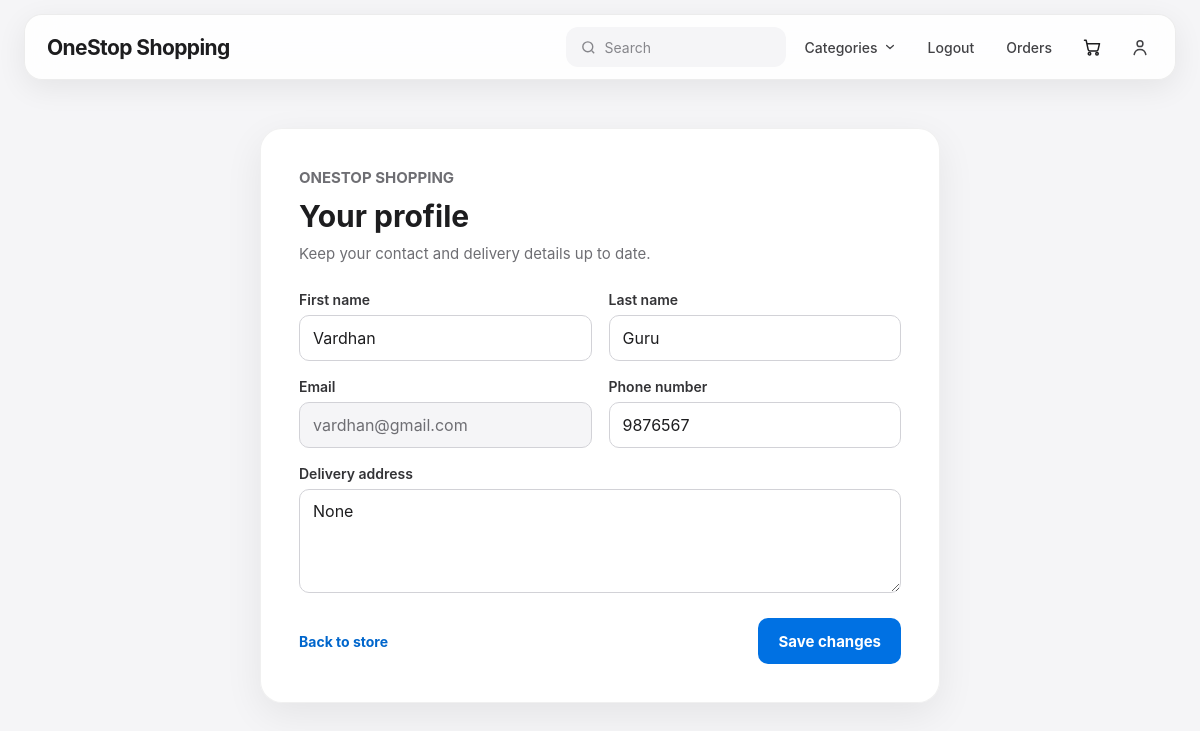
The page /accounts/profile/ (signed in) on the database its author committed.
### accounts/models.py (models this page shows)
class User(AbstractUser):
    phone_number = models.CharField(max_length=15, blank=True)
    address = models.TextField(blank=True, null=True)
    seller_or_not = models.BooleanField(default=False)
    def __str__(self):
        return self.username

### accounts/views.py (the view, shortened to what this page needs)
# urls.py: path('profile/', profile_view, name='profile'),
def profile_view(request):
    user = User.objects.get(username=request.user)
    return render(request, 'profile.html', {'user': user})

### products/context_processors.py (called while the page is built)
def category_list(request):
    categories = list(Category.objects.order_by("name"))
    category_id = request.GET.get("category")
    selected_category = next(
        (category for category in categories if str(category.pk) == category_id),
        None,
    )
    return {
        "categories": categories,
        "selected_category": selected_category,
    }

### templates/profile.html (shortened to what this page needs)
{% extends "base.html" %}
{% block content %}
<main class="account-page">
    <section class="account-panel" aria-labelledby="profile-title">
        <header class="account-heading">
            <p class="account-kicker">OneStop Shopping</p>
            <h1 id="profile-title">Your profile</h1>
            <p>Keep your contact and delivery details up to date.</p>
        </header>
        <form class="account-form" method="post" action="{% url 'profile' %}">
            <div class="account-field">
                <label for="first_name">First name</label>
                <input id="first_name" type="text" name="first_name" value="{{ user.first_name }}" autocomplete="given-name">
            </div>
            <div class="account-field">
                <label for="last_name">Last name</label>
                <input id="last_name" type="text" name="last_name" value="{{ user.last_name }}" autocomplete="family-name">
            </div>
            <div class="account-field">
                <label for="email">Email</label>
                <input id="email" type="email" value="{{ user.email }}" autocomplete="email" readonly>
            </div>
            <div class="account-field">
                <label for="phone_number">Phone number</label>
                <input id="phone_number" type="tel" name="phone_number" value="{{ user.phone_number }}" autocomplete="tel">
            </div>
            <div class="account-field account-field-wide">
                <label for="address">Delivery address</label>
                <textarea id="address" name="address" autocomplete="street-address" rows="4">{{ user.address }}</textarea>
            </div>
            <div class="account-actions">
                <a class="account-back" href="{% url 'storefront_home' %}">Back to store</a>
                <button class="account-submit" type="submit">Save changes</button>
            </div>
        </form>
    </section>
</main>
{% endblock %}

### templates/base.html (style rules this page uses)
* { margin: 0; padding: 0; box-sizing: border-box; }
html { scroll-behavior: smooth; }
body { font-family: -apple-system, BlinkMacSystemFont, "SF Pro Display", "SF Pro Text", "Segoe UI", sans-serif; background: #f5f5f7; color: #1d1d1f; min-height: 100vh; -webkit-font-smoothing: antialiased; }
a { text-decoration: none; color: inherit; }
button, input { font-family: inherit; }

### templates/profile.html (style rules this page uses)
.account-page { width: min(100% - 32px, 680px); margin: 0 auto; padding: 52px 0 72px; }
.account-panel { padding: 38px; background: rgba(255, 255, 255, 0.96); border: 1px solid rgba(0, 0, 0, 0.06); border-radius: 22px; box-shadow: 0 12px 38px rgba(0, 0, 0, 0.07); animation: account-enter 350ms ease-out both; }
.account-heading { margin-bottom: 26px; }
.account-kicker { margin-bottom: 8px; color: #0071e3; font-size: 12px; font-weight: 700; text-transform: uppercase; }
.account-heading h1 { margin: 0 0 9px; color: #1d1d1f; font-size: 30px; line-height: 1.2; }
.account-heading p { color: #6e6e73; font-size: 15px; line-height: 1.5; }
.account-form { display: grid; grid-template-columns: repeat(2, minmax(0, 1fr)); gap: 17px; }
.account-field label { display: block; margin-bottom: 7px; color: #333336; font-size: 14px; font-weight: 600; }
.account-field input, .account-field textarea { width: 100%; min-height: 46px; padding: 11px 13px; border: 1px solid #d2d2d7; border-radius: 10px; outline: none; background: #fff; color: #1d1d1f; font: inherit; transition: border-color 180ms ease, box-shadow 180ms ease; }
.account-field textarea { min-height: 100px; resize: vertical; }
.account-field input[readonly] { background: #f5f5f7; color: #6e6e73; cursor: not-allowed; }
.account-field-wide, .account-actions { grid-column: 1 / -1; }
.account-actions { display: flex; align-items: center; justify-content: space-between; gap: 14px; margin-top: 4px; }
.account-submit { min-height: 46px; padding: 0 20px; border: 0; border-radius: 10px; background: #0071e3; color: #fff; font: inherit; font-size: 15px; font-weight: 650; cursor: pointer; transition: background 180ms ease, transform 180ms ease; }
.account-back { color: #0066cc; font-size: 14px; font-weight: 650; }

### rows shown on the page
User: first_name "Vardhan", last_name "Guru", email "vardhan@gmail.com", phone_number "9876567", address "None"
